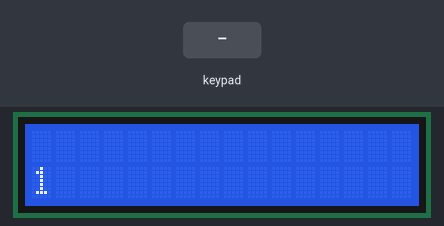
The sketch below on a simulated Arduino Uno, built with avr-gcc and run on an emulated ATmega328P. Parts: 16×2 character LCD. The inputs (shaded band) are chosen by the test bench.

Above: at 1.2 s.
1.3 s: key 'U' pressed
At 2.7 s:
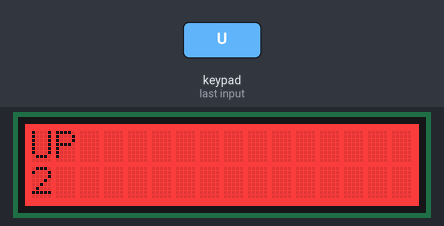
4.3 s: key 'D' pressed
At 5.8 s:
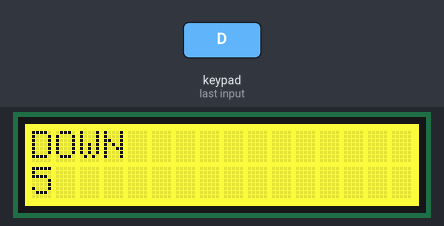
7.3 s: key 'L' pressed
At 8.5 s:
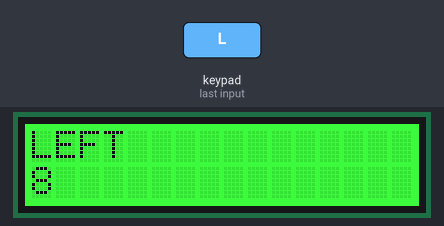
10.3 s: key 'R' pressed
At 11.8 s:
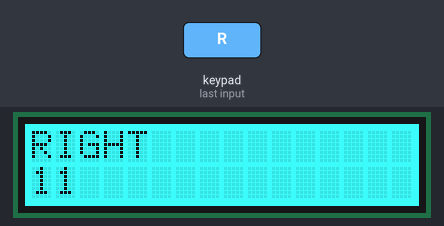
13.3 s: key 'S' pressed
At 14.8 s:
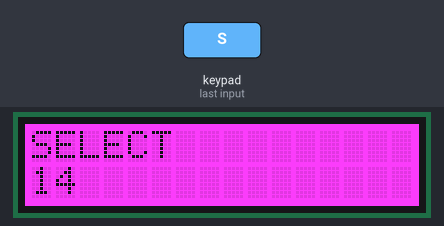
Timing chart, 0 to 16.3 s (numbered marks = the images above; inputs shaded):
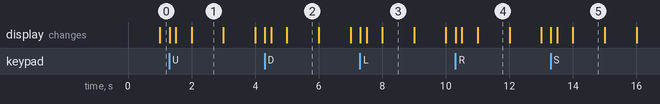

The sketch:

31_Adafruit_LCD_shield.ino
```cpp
/*  Adafruit RGB Character LCD Shield demo sketch
 *
 * This sketch shows you how to use the Adafruit RGB Character
 * LCD with buttons shield for the Arduino
 *
 * This shield contains a 16x2 RGB LCD screen, 4 directional
 * buttons, one select button, one reset button, and a
 * potentiometer to control the contrast with.
 *
 * Note that the shield is available in a kit that includes
 * the LCD screen. You can also use a monochrome LCD screen.
 *
 * Components
 * ----------
 *  - Arduino Uno
 *  - Adafruit RGB Character LCD Shield
 *
 *  Libraries
 *  ---------
 *  - Wire
 *  - Adafruit_MCP23017
 *  - Adafruit_RGBLCDShield
 *
 * Connections
 * -----------
 *
 * Just plug the shield on the Arduino Uno and you are good to go.
 *
 *
 * Other information
 * -----------------
 *  For information on the LCD chield: https://www.adafruit.com/product/714
 *  For information on the Adafruit_RGBLCDShield library: https://github.com/adafruit/Adafruit-RGB-LCD-Shield-Library/
 *  For information on the Adafruit_MCP23017 library: https://github.com/adafruit/Adafruit-MCP23017-Arduino-Library
 *
 *
 */
/*********************

Example code for the Adafruit RGB Character LCD Shield and Library

This code displays text on the shield, and also reads the buttons on the keypad.
When a button is pressed, the backlight changes color.

**********************/

// include the library code:
#include <Wire.h>
#include <Adafruit_MCP23017.h>
#include <Adafruit_RGBLCDShield.h>

// The shield uses the I2C SCL and SDA pins. On classic Arduinos
// this is Analog 4 and 5 so you can't use those for analogRead() anymore
// However, you can connect other I2C sensors to the I2C bus and share
// the I2C bus.
Adafruit_RGBLCDShield lcd = Adafruit_RGBLCDShield();

// These #defines make it easy to set the backlight color
#define RED 0x1
#define YELLOW 0x3
#define GREEN 0x2
#define TEAL 0x6
#define BLUE 0x4
#define VIOLET 0x5
#define WHITE 0x7

void setup() {
  // Debugging output
  Serial.begin(9600);
  // set up the LCD's number of columns and rows:
  lcd.begin(16, 2);
}

void loop() {
  // set the cursor to column 0, line 1
  // (note: line 1 is the second row, since counting begins with 0):
  lcd.setCursor(0, 1);
  // print the number of seconds since reset:
  lcd.print(millis()/1000);

  uint8_t buttons = lcd.readButtons();

  if (buttons) {
    lcd.clear();
    lcd.setCursor(0,0);
    if (buttons & BUTTON_UP) {
      lcd.print("UP ");
      lcd.setBacklight(RED);
    }
    if (buttons & BUTTON_DOWN) {
      lcd.print("DOWN ");
      lcd.setBacklight(YELLOW);
    }
    if (buttons & BUTTON_LEFT) {
      lcd.print("LEFT ");
      lcd.setBacklight(GREEN);
    }
    if (buttons & BUTTON_RIGHT) {
      lcd.print("RIGHT ");
      lcd.setBacklight(TEAL);
    }
    if (buttons & BUTTON_SELECT) {
      lcd.print("SELECT ");
      lcd.setBacklight(VIOLET);
    }
  }
}
```

Measured:
- after the input at 1.3 s, the display: first changes at once (image 1 shows a later state)
- after the input at 4.3 s, the display: first changes at once (image 2 shows a later state)
- after the input at 7.3 s, the display: first changes at once (image 3 shows a later state)
- after the input at 10.3 s, the display: first changes at once (image 4 shows a later state)
- after the input at 13.3 s, the display: first changes at once (image 5 shows a later state)
- what the display in image 1 shows lasts 1.0 s, from 2.0 s to 3.0 s
